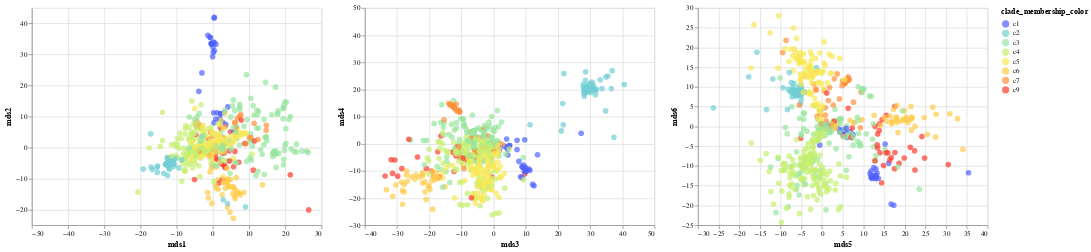

The cell this chart's notebook holds for it:
### Code cell
chart_12_mds = scatterplot_with_tooltip_interactive(merged_mds_df,'mds1','mds2',"mds1","mds2",['strain','clade_membership'],'clade_membership_color:N', domain, range_)
chart_34_mds = scatterplot_with_tooltip_interactive(merged_mds_df,'mds3','mds4',"mds3","mds4",['strain','clade_membership'],'clade_membership_color', domain, range_)
chart_56_mds = scatterplot_with_tooltip_interactive(merged_mds_df,'mds5','mds6',"mds5","mds6",['strain','clade_membership'],'clade_membership_color', domain, range_)
chart_12_mds|chart_34_mds|chart_56_mds

### Figure 1 — Vega-Lite specification as saved in the notebook (floating-point values rounded to 4 significant figures; data arrays with more than 128 entries replaced by an {"elided": "..."} marker saying what was removed)
{"config": {"view": {"continuousWidth": 400, "continuousHeight": 300}}, "hconcat": [{"mark": {"type": "circle", "size": 60}, "encoding": {"color": {"type": "nominal", "field": "clade_membership_color", "scale": {"domain": ["c1", "c2", "c3", "c4", "c5", "c6", "c7", "c9"], "range": ["#4f61ff", "#71cfd4", "#97e59f", "#c7f071", "#f8e957", "#ffcc49", "#ff903e", "#ff3b2d", "#58a3fd"]}}, "tooltip": [{"type": "nominal", "field": "strain"}, {"type": "nominal", "field": "clade_membership"}], "x": {"type": "quantitative", "field": "mds1", "title": "mds1"}, "y": {"type": "quantitative", "field": "mds2", "title": "mds2"}}, "selection": {"selector007": {"type": "interval", "bind": "scales", "encodings": ["x", "y"]}}}, {"mark": {"type": "circle", "size": 60}, "encoding": {"color": {"type": "nominal", "field": "clade_membership_color", "scale": {"domain": ["c1", "c2", "c3", "c4", "c5", "c6", "c7", "c9"], "range": ["#4f61ff", "#71cfd4", "#97e59f", "#c7f071", "#f8e957", "#ffcc49", "#ff903e", "#ff3b2d", "#58a3fd"]}}, "tooltip": [{"type": "nominal", "field": "strain"}, {"type": "nominal", "field": "clade_membership"}], "x": {"type": "quantitative", "field": "mds3", "title": "mds3"}, "y": {"type": "quantitative", "field": "mds4", "title": "mds4"}}, "selection": {"selector009": {"type": "interval", "bind": "scales", "encodings": ["x", "y"]}}}, {"mark": {"type": "circle", "size": 60}, "encoding": {"color": {"type": "nominal", "field": "clade_membership_color", "scale": {"domain": ["c1", "c2", "c3", "c4", "c5", "c6", "c7", "c9"], "range": ["#4f61ff", "#71cfd4", "#97e59f", "#c7f071", "#f8e957", "#ffcc49", "#ff903e", "#ff3b2d", "#58a3fd"]}}, "tooltip": [{"type": "nominal", "field": "strain"}, {"type": "nominal", "field": "clade_membership"}], "x": {"type": "quantitative", "field": "mds5", "title": "mds5"}, "y": {"type": "quantitative", "field": "mds6", "title": "mds6"}}, "selection": {"selector011": {"type": "interval", "bind": "scales", "encodings": ["x", "y"]}}}], "data": {"name": "data-80508cfb8b0fec7863f3c291117259e8"}, "$schema": "https://vega.github.io/schema/vega-lite/v4.8.1.json", "datasets": {"data-80508cfb8b0fec7863f3c291117259e8": {"elided": "668 records"}}}
